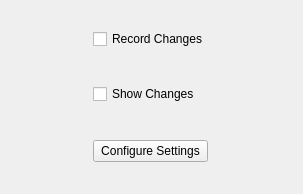
<?xml version="1.0" encoding="UTF-8"?>
<ui version="4.0">
 <class>ChangeTrackingOptions</class>
 <widget class="QWidget" name="ChangeTrackingOptions">
  <property name="geometry">
   <rect>
    <x>0</x>
    <y>0</y>
    <width>303</width>
    <height>194</height>
   </rect>
  </property>
  <property name="windowTitle">
   <string>Change Tracking Options</string>
  </property>
  <widget class="QWidget" name="layoutWidget">
   <property name="geometry">
    <rect>
     <x>0</x>
     <y>0</y>
     <width>301</width>
     <height>191</height>
    </rect>
   </property>
   <layout class="QGridLayout" name="gridLayout">
    <property name="sizeConstraint">
     <enum>QLayout::SetNoConstraint</enum>
    </property>
    <item row="0" column="1">
     <spacer name="verticalSpacer_4">
      <property name="orientation">
       <enum>Qt::Vertical</enum>
      </property>
      <property name="sizeHint" stdset="0">
       <size>
        <width>20</width>
        <height>38</height>
       </size>
      </property>
     </spacer>
    </item>
    <item row="1" column="0">
     <spacer name="horizontalSpacer_2">
      <property name="orientation">
       <enum>Qt::Horizontal</enum>
      </property>
      <property name="sizeType">
       <enum>QSizePolicy::Expanding</enum>
      </property>
      <property name="sizeHint" stdset="0">
       <size>
        <width>48</width>
        <height>20</height>
       </size>
      </property>
     </spacer>
    </item>
    <item row="1" column="2">
     <spacer name="horizontalSpacer_4">
      <property name="orientation">
       <enum>Qt::Horizontal</enum>
      </property>
      <property name="sizeType">
       <enum>QSizePolicy::Expanding</enum>
      </property>
      <property name="sizeHint" stdset="0">
       <size>
        <width>48</width>
        <height>20</height>
       </size>
      </property>
     </spacer>
    </item>
    <item row="2" column="1">
     <spacer name="verticalSpacer">
      <property name="orientation">
       <enum>Qt::Vertical</enum>
      </property>
      <property name="sizeHint" stdset="0">
       <size>
        <width>20</width>
        <height>38</height>
       </size>
      </property>
     </spacer>
    </item>
    <item row="3" column="0">
     <spacer name="horizontalSpacer">
      <property name="orientation">
       <enum>Qt::Horizontal</enum>
      </property>
      <property name="sizeHint" stdset="0">
       <size>
        <width>48</width>
        <height>20</height>
       </size>
      </property>
     </spacer>
    </item>
    <item row="3" column="2">
     <spacer name="horizontalSpacer_5">
      <property name="orientation">
       <enum>Qt::Horizontal</enum>
      </property>
      <property name="sizeHint" stdset="0">
       <size>
        <width>48</width>
        <height>20</height>
       </size>
      </property>
     </spacer>
    </item>
    <item row="4" column="1">
     <spacer name="verticalSpacer_2">
      <property name="orientation">
       <enum>Qt::Vertical</enum>
      </property>
      <property name="sizeHint" stdset="0">
       <size>
        <width>20</width>
        <height>38</height>
       </size>
      </property>
     </spacer>
    </item>
    <item row="5" column="0">
     <spacer name="horizontalSpacer_3">
      <property name="orientation">
       <enum>Qt::Horizontal</enum>
      </property>
      <property name="sizeHint" stdset="0">
       <size>
        <width>48</width>
        <height>20</height>
       </size>
      </property>
     </spacer>
    </item>
    <item row="5" column="1">
     <widget class="QPushButton" name="configureChangeTrackingButton">
      <property name="text">
       <string>Configure Settings</string>
      </property>
     </widget>
    </item>
    <item row="5" column="2">
     <spacer name="horizontalSpacer_6">
      <property name="orientation">
       <enum>Qt::Horizontal</enum>
      </property>
      <property name="sizeHint" stdset="0">
       <size>
        <width>48</width>
        <height>20</height>
       </size>
      </property>
     </spacer>
    </item>
    <item row="6" column="1">
     <spacer name="verticalSpacer_3">
      <property name="orientation">
       <enum>Qt::Vertical</enum>
      </property>
      <property name="sizeHint" stdset="0">
       <size>
        <width>20</width>
        <height>38</height>
       </size>
      </property>
     </spacer>
    </item>
    <item row="1" column="1">
     <widget class="QCheckBox" name="recordChangesCheckBox">
      <property name="text">
       <string>Record Changes</string>
      </property>
     </widget>
    </item>
    <item row="3" column="1">
     <widget class="QCheckBox" name="showChangesCheckBox">
      <property name="text">
       <string>Show Changes</string>
      </property>
     </widget>
    </item>
   </layout>
  </widget>
 </widget>
 <resources/>
 <connections/>
</ui>
